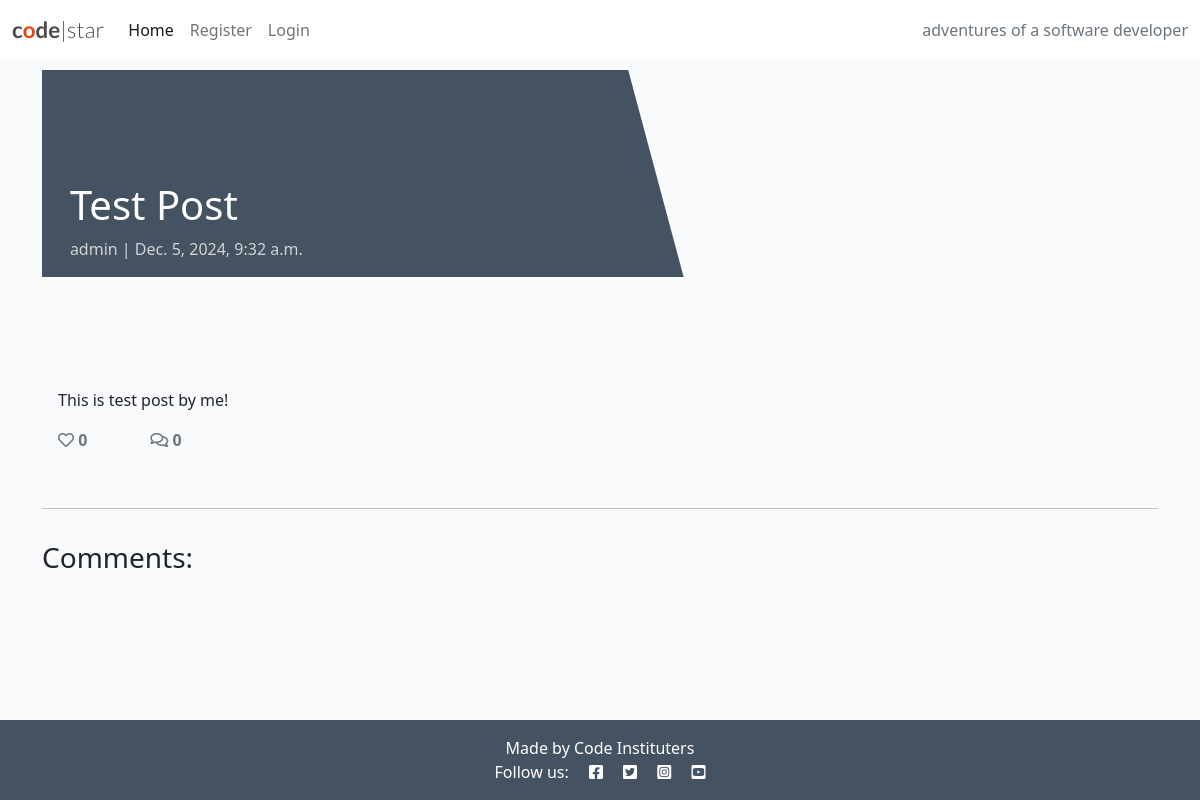
The app's page /Test-Post/ with its own data.
### blog/models.py (models this page shows, shortened)
class Post(models.Model):
    title = models.CharField(max_length=200, unique=True)
    slug = models.SlugField(max_length=200, unique=True)
    author = models.ForeignKey(User, on_delete=models.CASCADE, related_name="blog_posts")
    updated_on = models.DateTimeField(auto_now=True)
    content = models.TextField()
    feature_image = CloudinaryField('image', default = 'placeholder')
    excerpt_on = models.TextField(blank=True)
    created_on = models.DateTimeField(auto_now_add=True)
    status = models.IntegerField(choices=STATUS, default=0)
    likes = models.ManyToManyField (User, related_name = 'blog_likes', blank=True)
    class Meta:
        ordering = ["-created_on"]
    def number_of_likes(self):
        return self.likes.count()

### blog/views.py (the view, shortened to what this page needs)
# urls.py: path('<slug:slug>/', views.PostDetail.as_view(), name='post_detail'),
class PostDetail(View):
    def get(self, request, slug, *args, **kwargs):
        queryset = Post.objects.filter(status=1)
        post = get_object_or_404(queryset, slug=slug)
        comments = post.comments.filter(approved=True).order_by("-created_on")
        liked = False
        if post.likes.filter(id=self.request.user.id).exists():
            liked = True
        return render(
            request,
            "post_detail.html",
            {
                "post": post,
                "comments": comments,
                "commented": False,
                "liked": liked,
                "comment_form": CommentForm()
            },
        )

### templates/post_detail.html (shortened to what this page needs)
{% extends 'base.html' %} {% block content %}
{% load crispy_forms_tags %}
<div class="masthead">
    <div class="container">
        <div class="row g-0">
            <div class="col-md-6 masthead-text">
                <h1 class="post-title">{{ post.title }}</h1>
                <p class="post-subtitle">{{ post.author }} | {{ post.created_on }}</p>
            </div>
            <div class="d-none d-md-block col-md-6 masthead-image">
            </div>
        </div>
    </div>
</div>
<div class="container">
    <div class="row">
        <div class="col card mb-4  mt-3 left  top">
            <div class="card-body">
                <p class="card-text ">
                    {{ post.content | safe }}
                </p>
                <div class="row">
                    <div class="col-1">
                        <strong>
                            {% if user.is_authenticated %}
                            <form class="d-inline" action="{% url 'post_like' post.slug %}" method="POST">
                                {% csrf_token %}
                                {% if liked %}
                                <button type="submit" name="blogpost_id" value="{{post.slug}}" class="btn-like"><i class="fas fa-heart"></i></button>
                                {% else %}
                                <button type="submit" name="blogpost_id" value="{{post.slug}}" class="btn-like"><i class="far fa-heart"></i></button>
                                {% endif %}
                            </form>
                            {% else %}
                            <span class="text-secondary"><i class="far fa-heart"></i></span>
                            {% endif %}
                        <span class="text-secondary">{{ post.number_of_likes }} </span>
                        </strong>
                    </div>
                    <div class="col-1">
                        {% with comments.count as total_comments %}
                        <strong class="text-secondary"><i class="far fa-comments"></i>
                            {{ total_comments }}</strong>
                        {% endwith %}
                    </div>
                </div>
            </div>
        </div>
    </div>
    <div class="row">
        <div class="col">
            <hr>
        </div>
    </div>
    <div class="row">
        <div class="col-md-8 card mb-4  mt-3 ">
            <h3>Comments:</h3>
            <div class="card-body">
            </div>
        </div>
        <div class="col-md-4 card mb-4  mt-3 ">
            <div class="card-body">
            </div>
        </div>
    </div>
</div>
{% endblock content %}

### static/css/style.css (style rules this page uses)
body { background-color: #F9FAFC; }
.main-bg { background-color: #F9FAFC; }
.card { border: none; background-color: transparent; }
.masthead { margin-top: 10px; overflow: hidden; position: relative; display: inline-block; height: 33vh; width: 100%; }
.masthead-text { background-color: #445261; color: white; position: relative; }
.masthead-image { position: relative; overflow: hidden; }
.masthead-image:after { content: ""; position: absolute; top: 0; right: 90%; height: 100%; width: 150%; background: #445261; -webkit-transform: skew(15deg); -moz-transform: skew(15deg); transform: skew(15deg); z-index: 100; }
.post-title { margin-top: 20%; margin-left: 5%; }
.post-subtitle { margin-left: 5%; color: lightgray; }

### records on screen
Post: title "Test Post", author "admin", created_on "Dec. 5, 2024, 9:32 a.m.", content "This is test post by me!", number_of_likes "0"

### other values on screen
{{ total_comments }} "0"
